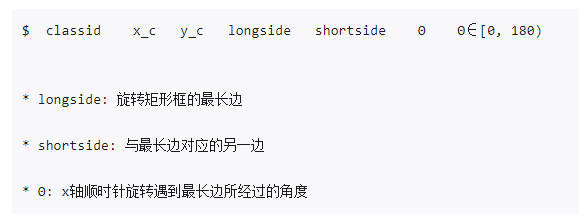
#> input picture 01. CV/02. Object-Detection/02. YOLO-OBB/02. YOLOv8-OBB/00. 分割标注转OBB标注/assets/1.jpg, 579 x 223 px, found by its file name
$ python visualize_matches.py
#> lines starting #> are read from the running program, lines starting #| are printed output that depends on the picture
import cv2


BINDINGS = {
    "SIFT": cv2.SIFT_create(),                  # 具有方向不变性和尺度不变性        普通描述子
    "ORB": cv2.ORB_create(),                    # 具有方向不变性和尺度不变性        二值描述子
    "BRISK": cv2.BRISK_create(),                # 具有方向不变性和尺度不变性        二值描述子
}

VALID_COMBINATIONS = [
        ["SIFT", "SIFT", "cv"],
        ["SIFT", "SIFT", "ratio"],
        ["SIFT", "BRISK", "cv"],
        ["SIFT", "BRISK", "ratio"],
        ["BRISK", "SIFT", "cv"],
        ["BRISK", "SIFT", "ratio"],
        ["BRISK", "BRISK", "cv"],
        ["BRISK", "BRISK", "ratio"],
        ["BRISK", "ORB", "cv"],
        ["BRISK", "ORB", "ratio"],
        ["ORB", "BRISK", "cv"],
        ["ORB", "BRISK", "ratio"],
        ["ORB", "ORB", "cv"],
        ["ORB", "ORB", "ratio"]
    ]


def select_matcher(optimize_method_name, descriptor_name, args=[]):
    if args and not isinstance(args, list):
        args = [args]
    norm_type = cv2.NORM_L2
    if descriptor_name in ["BRISK", "ORB"]:
        norm_type = cv2.NORM_HAMMING
    if optimize_method_name == "cv":                                # 交叉验证
        matcher = cv2.BFMatcher(norm_type, True).match
    elif optimize_method_name == "ratio":                           # 比率选择
        matcher = cv2.BFMatcher(norm_type, False).knnMatch
    elif optimize_method_name == "threashold":                      # 匹配差值的阈值化
        matcher = cv2.BFMatcher(norm_type, False).radiusMatch
    else:
        raise ValueError("Unknown optimize method: {}".format(optimize_method_name))
    return matcher, args


def detect_and_visualize_keypoints(img1, img2, detector_name, descriptor_name, optimize_method_name, optimize_method_args=[], num_matches_to_visualize=10):
    img1_gray = cv2.cvtColor(img1, cv2.COLOR_BGR2GRAY)
    img2_gray = cv2.cvtColor(img2, cv2.COLOR_BGR2GRAY)
    detector = BINDINGS[detector_name]
    descriptor = BINDINGS[descriptor_name]
    kp1 = detector.detect(img1_gray)
    kp2 = detector.detect(img2_gray)
    kp1, des1 = descriptor.compute(img1_gray, kp1)
    kp2, des2 = descriptor.compute(img2_gray, kp2)
    matcher, args = select_matcher(optimize_method_name, descriptor_name, optimize_method_args)
    matches = matcher(des1, des2, *args)
    if optimize_method_name == "ratio":
        good = []
        for m, n in matches:
            if m.distance < 0.75 * n.distance:
                good.append(m)
        matches = good
    selected_matches = matches[:num_matches_to_visualize]
    imageMatches = cv2.drawMatches(
        img1, kp1, img2, kp2, selected_matches, None, flags=cv2.DrawMatchesFlags_NOT_DRAW_SINGLE_POINTS
    )
    cv2.imwrite(f"/root/study/opencv/workspace/{detector_name}_{descriptor_name}_{optimize_method_name}.jpg", imageMatches)


if __name__ == "__main__":
    img1 = cv2.imread("/root/study/opencv/workspace/1.jpg", 1)
#> img1 is the input picture: shape (223, 579, 3); mean B, G, R 244.6, 243, 242.9
    img2 = cv2.imread("/root/study/opencv/workspace/2.jpg", 1)
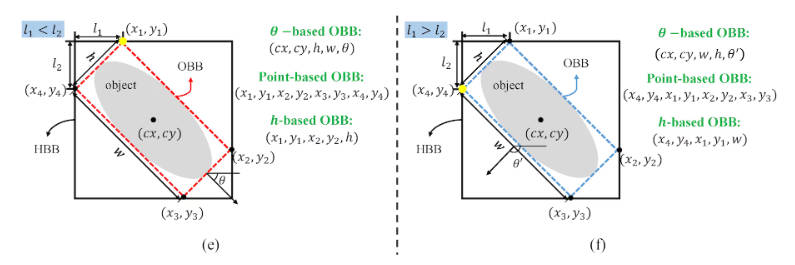
#> input picture 01. CV/02. Object-Detection/02. YOLO-OBB/02. YOLOv8-OBB/00. 分割标注转OBB标注/assets/2.jpg, 795 x 265 px, found by its file name
#> img2 is the input picture: shape (265, 795, 3); mean B, G, R 241.7, 242.3, 241.3
    for (detector_name, descriptor_name, optimize_method_name) in VALID_COMBINATIONS:
        if optimize_method_name == "ratio":
            args = [2]
        elif optimize_method_name == "threashold":
            args = [0.4]
        else:
            args = []
        try:
            detect_and_visualize_keypoints(
                img1=img1,
                img2=img2,
                detector_name=detector_name,
                descriptor_name=descriptor_name,
                optimize_method_name=optimize_method_name,
                optimize_method_args=args,
                num_matches_to_visualize=10
                )
        except Exception as e:
            print(f"{detector_name}_{descriptor_name}_{optimize_method_name}: Not done!")
        else:
            print(f"{detector_name}_{descriptor_name}_{optimize_method_name}: Done!")
#> this loop made 14 passes
#> pass 1, in detect_and_visualize_keypoints, `img2_gray = cv2.cvtColor(img2, cv2.COLOR_BGR2GRAY)`:
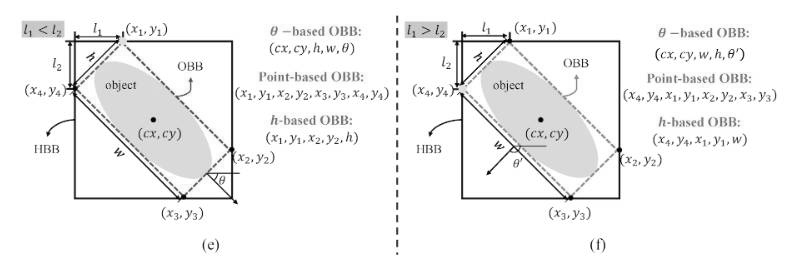
#> img2_gray: shape (265, 795); min 0, max 255, mean 242
#> pass 1, in detect_and_visualize_keypoints, `imageMatches = cv2.drawMatches( img1, kp1, img2, kp2, selected_matches..`:
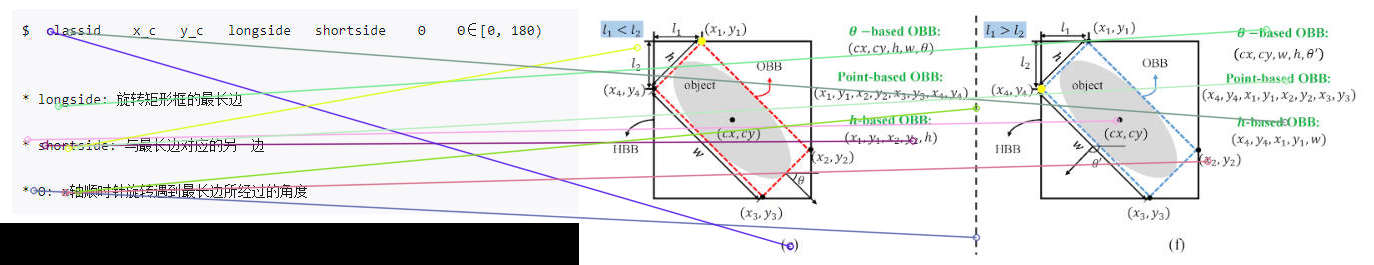
#> imageMatches: shape (265, 1374, 3); mean B, G, R 223.3, 223.4, 222.7
#> pass 2, in detect_and_visualize_keypoints (call 2), `imageMatches = cv2.drawMatches( img1, kp1, img2, kp2, selected_matches..`:
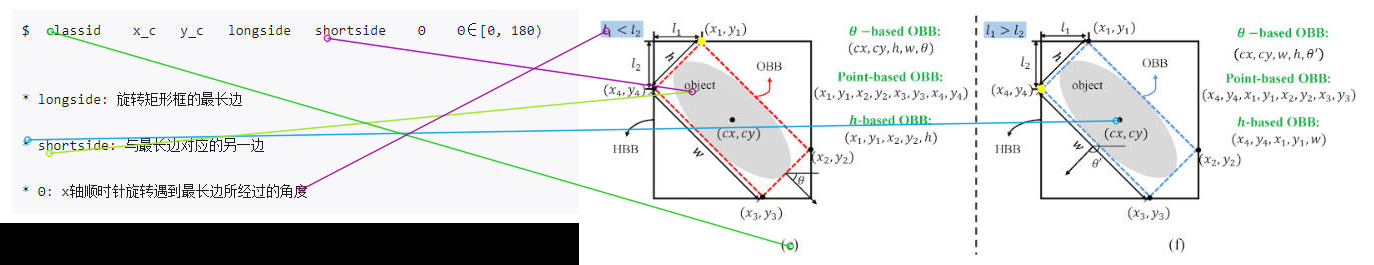
#> imageMatches: shape (265, 1374, 3); mean B, G, R 225.1, 225.3, 223.8
